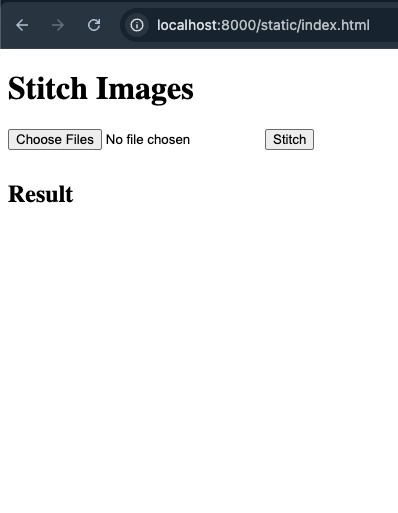
#> input picture images/screenshots/1.png, 398 x 513 px, given in place of 1.jpg, which was not available
$ python stitch.py
#> lines starting #> are read from the running program, lines starting #| are printed output that depends on the picture; pictures that were not available may be replaced by others from this repository, and a replacement may not be noted
#> further down, img1 is the input picture: shape (513, 398, 3); mean B, G, R 232.7, 231.6, 230.5
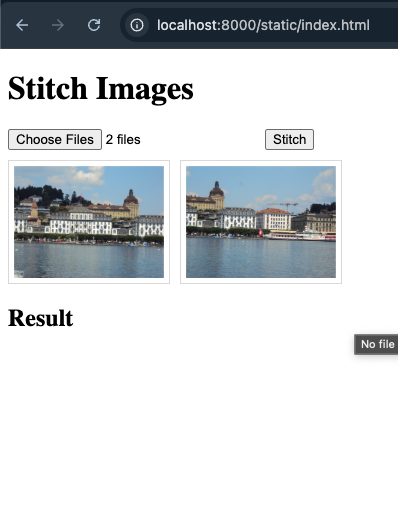
#> input picture images/screenshots/2.png, 398 x 513 px, given in place of 2.jpg, which was not available
#> further down, img2 is the input picture: shape (513, 398, 3); mean B, G, R 214.2, 211.8, 208.2
"""
Define all the functions needed to stitch multiple images
"""
from typing import List
import numpy as np
import cv2
from matplotlib import pyplot as plt

class Stitcher:
    def __init__(self, img1, img2):
        self.img1 = img1
        self.img2 = img2
        self.N = 50

    def stitch(self):
        orb = cv2.ORB_create()

        kp1, des1 = orb.detectAndCompute(self.img1, None)
#> kp1 = 460 keypoints; strongest (x, y, size): (33, 195, 31), (43, 197, 31), (50, 198, 31), (174, 88, 37.2)
        kp2, des2 = orb.detectAndCompute(self.img2, None)
#> kp2 = 500 keypoints; strongest (x, y, size): (33, 319, 31), (43, 321, 31), (50, 322, 31), (174, 88, 37.2)

        # create BFMatcher object
        bf = cv2.BFMatcher(cv2.NORM_HAMMING, crossCheck=True)

        # Match descriptors.
        matches = bf.match(des1,des2)
#> matches = 362 matches

        # Sort them in the order of their distance.
        matches = sorted(matches, key = lambda x:x.distance)

        dstPoints = np.array([ kp1[matches[i].queryIdx].pt for i in range(self.N)])
#> dstPoints = 50 pairs, first value 32 to 296, second value 79 to 201
        srcPoints = np.array([ kp2[matches[i].trainIdx].pt for i in range(self.N)])
#> srcPoints = 50 pairs, first value 32 to 296, second value 79 to 325
        M, mask = cv2.findHomography(srcPoints, dstPoints, cv2.RANSAC,5.0)
#> M = [[0.969, -0.00569, 1.47], [2.03e-05, 0.45, 45.05], [-9.65e-05, -0.000103, 1]]; mask = 50 values, max 1 at index 1, min 0 at index 0, mean 0.76
        print("Homography matrix: ", M)
#| Homography matrix:  [[ 9.68879845e-01 -5.68578597e-03  1.47270594e+00]
#|  [ 2.02509395e-05  4.49554013e-01  4.50496441e+01]
#|  [-9.64853378e-05 -1.03388767e-04  1.00000000e+00]]
        warpedImage = cv2.warpPerspective(self.img2, M, (self.img1.shape[0]+self.img2.shape[0],self.img1.shape[0]))
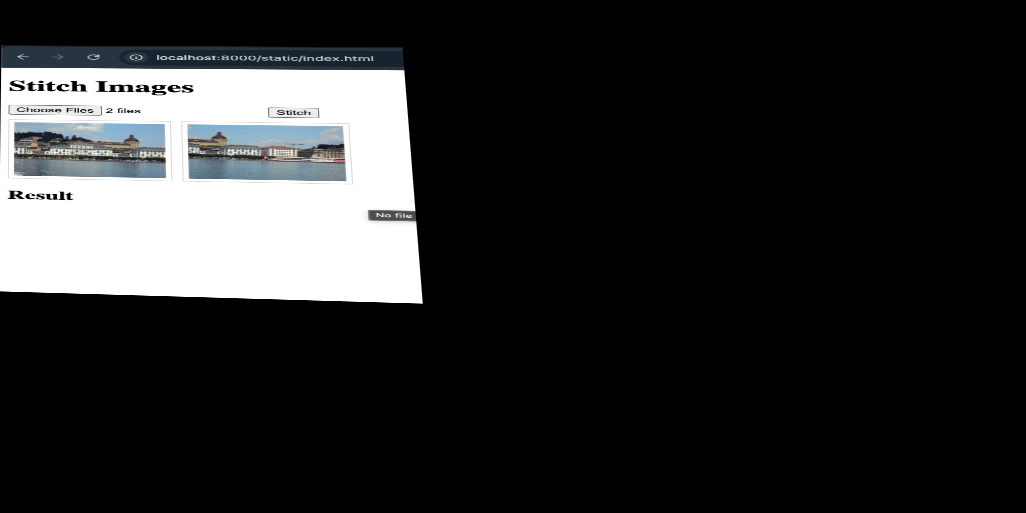
#> warpedImage: shape (513, 1026, 3); mean B, G, R 42.5, 42, 41.4
        warpedImage[0:self.img1.shape[0], 0:self.img1.shape[1]] = self.img1
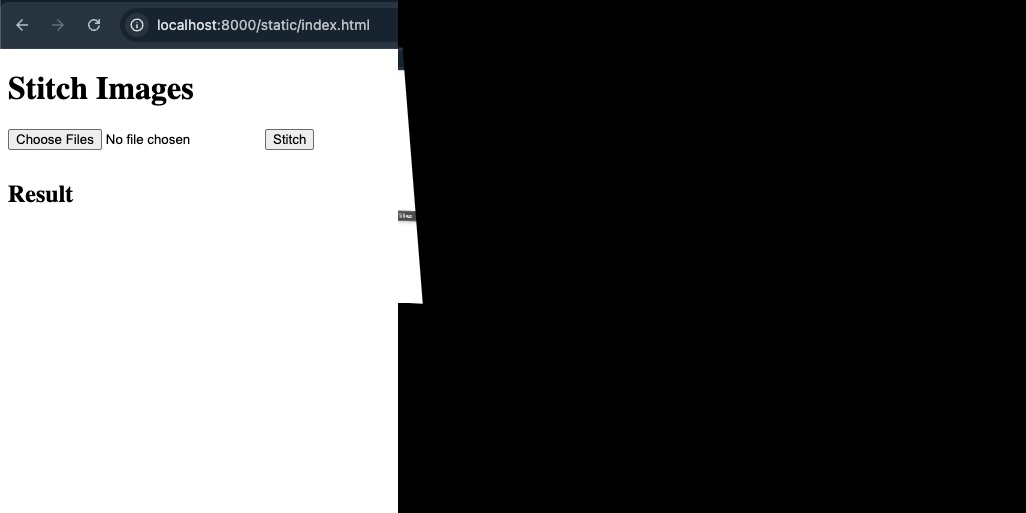
#> warpedImage: shape (513, 1026, 3); mean B, G, R 92, 91.6, 91.1
        return warpedImage

if __name__ == "__main__":
    img1 = cv2.imread('images/hill/1.jpg')
    img2 = cv2.imread('images/hill/2.jpg')
    stitcher = Stitcher(img1, img2)
    stitched_image = stitcher.stitch()
    print(stitched_image.shape)
#| (513, 1026, 3)
